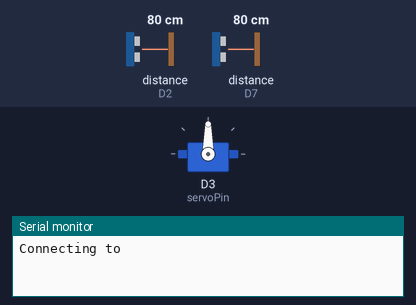
The sketch below on a simulated ESP8266 (NodeMCU). On the bench: servo, the last lines printed to the serial monitor. Inputs (shaded band) come from the test bench; at power-on: distance to the obstacle (sensors on D2, D7) 80 cm. The echo pulse lasts 58.3 µs per cm; WiFi joins after 1.5 s; servers stay silent unless stated; no MQTT or app messages arrive unless stated.

Above: at 0.1 s.
At 2.7 s:
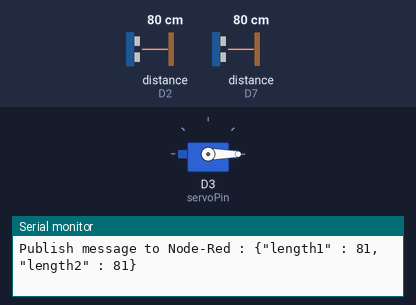
2.8 s: distance to the obstacle (sensor on D2) set to 6 cm
4.7 s: distance to the obstacle (sensor on D2) set to 3 cm
At 6.1 s:
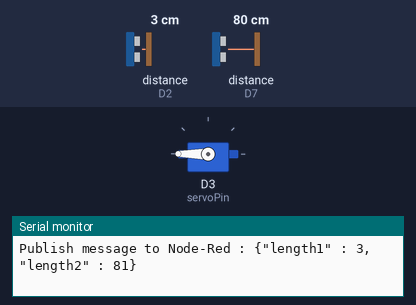
Timing chart, 0 to 13.1 s (numbered marks = the images above; inputs shaded):
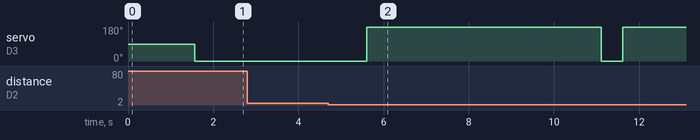

Measured:
- the behaviour switches between 5 and 4 cm on distance to the obstacle (sensor on D2) (found by bisection; images 1 and 2)
- after the input at 4.7 s, servo on D3 (servoPin): 0° → 180° after 0.90 s, → 0° 5.5 s later, → 180° 0.51 s later

The sketch:

ProjectIoT.ino
```cpp
#include <ESP8266WiFi.h>
#include <PubSubClient.h>
#include <Servo.h>
#include <NewPing.h>

#define MAX_DISTANCE 1000

const int trigPin1 = D1;
const int echoPin1 = D2;
const int trigPin2 = D8;
const int echoPin2 = D7;
const int servoPin = D3;

Servo myServo;
NewPing sonar1(trigPin1, echoPin1, MAX_DISTANCE);
NewPing sonar2(trigPin2, echoPin2, MAX_DISTANCE);

const char* ssid = " ";
const char* password = " ";

const char* mqtt_server1 = "broker.hivemq.com";
const int mqtt_port1 = 1883;
const char* mqtt_Client1 = " ";
const char* mqtt_username1 = "";
const char* mqtt_password1 = "";

WiFiClient espClient;
PubSubClient client1(espClient);
PubSubClient client2(espClient);

long lastMsg = 0;
int value = 0;
char msg[100];
String DataString;
int l1, l2;

void reconnect1() {
  while (!client1.connected()) {
    Serial.print("Attempting MQTT connection Node-Red...");
    if (client1.connect(mqtt_Client1, mqtt_username1, mqtt_password1)) {
      Serial.println("connected to Node-Red");
      client1.subscribe("Marple");
    } else {
      Serial.print("failed, rc=");
      Serial.print(client1.state());
      Serial.println(" try again in 5 seconds");
      delay(5000);
    }
  }
}

void callback1(char* topic, byte* payload, unsigned int length) {
  Serial.print("Message arrived from Node-Red [");
  Serial.print(topic);
  Serial.print("] ");
  String message;
  for (int i = 0; i < length; i++) {
    message = message + char(payload[i]);
  }
  Serial.println(message);
}

void setup() {
  Serial.begin(115200);
  pinMode(trigPin1, OUTPUT);
  pinMode(echoPin1, INPUT);
  pinMode(trigPin2, OUTPUT);
  pinMode(echoPin2, INPUT);
  myServo.attach(servoPin);

  Serial.println();
  Serial.print("Connecting to ");
  Serial.println(ssid);
  WiFi.begin(ssid, password);
  while (WiFi.status() != WL_CONNECTED) {
    delay(500);
    Serial.print(".");
  }
  Serial.println("");
  Serial.println("WiFi connected");
  Serial.println("IP address: ");
  Serial.println(WiFi.localIP());

  client1.setServer(mqtt_server1, mqtt_port1);
  client1.setCallback(callback1);
  client1.subscribe("Marple");
}

void loop() {
  if (!client1.connected()) {
    reconnect1();
  }
  client1.loop();

  long now = millis();
  if (now - lastMsg > 1000) {
    lastMsg = now;
    ++value;

    l1 = sonar1.ping_cm();
    l2 = sonar2.ping_cm();

    DataString = "{\"length1\" : " + (String)l1 + ", \"length2\" : " + (String)l2 + "}";
    DataString.toCharArray(msg, 100);
    Serial.print("Publish message to Node-Red : ");
    Serial.println(msg);
    client1.publish("Marple", msg);

    delay(1);
  }

  if (l1 > 0 and l1 < 5) {
    myServo.write(180);
    delay(5000);
  } else
    myServo.write(0);

  delay(500);

  if (l2 > 0 and l2 < 5) {
    myServo.write(180);
    delay(5000);
  } else
    myServo.write(0);

  delay(500);
}
```
